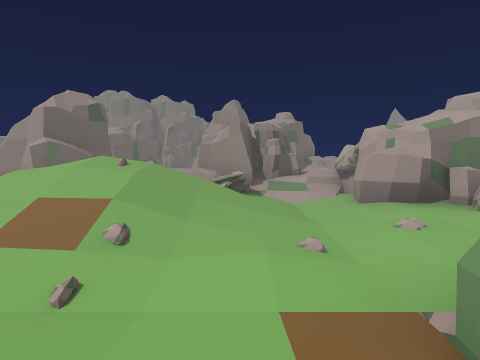
[1] (above)

14 first-person views from a walk through a 3-D level made in the Unity game engine. The camera is 1.5 m above the floor, tilts 4° down and sees 75° across. The floor is counted in squares, 2 m on a side. Each view is taken from the middle of a square. On the plan, view 1 faces up. The plan holds only what a view shows up to about 10 squares ahead; the rest is blank. The place goes on beyond the plan. The player character is not drawn. Some animated figures are not drawn.

[2]
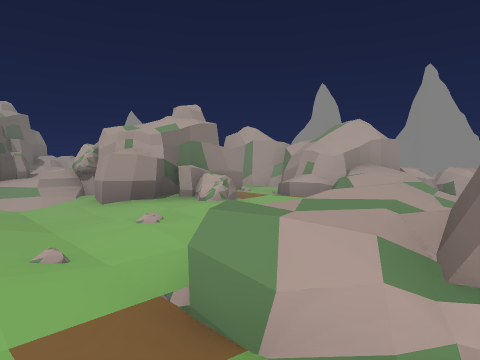

[3]
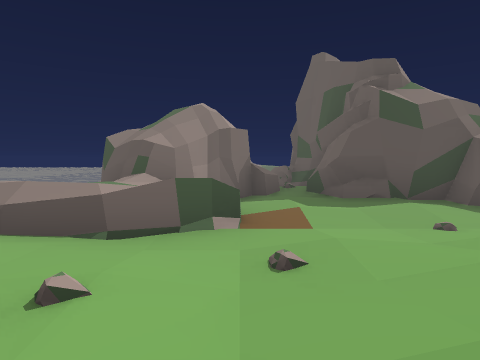

[4]
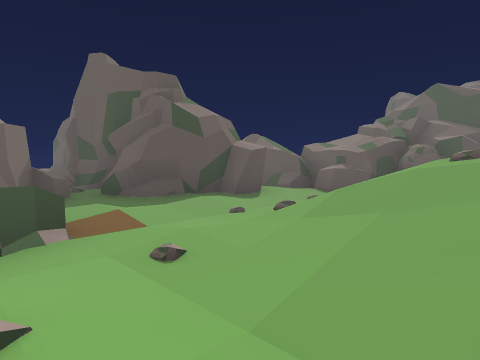

[5]
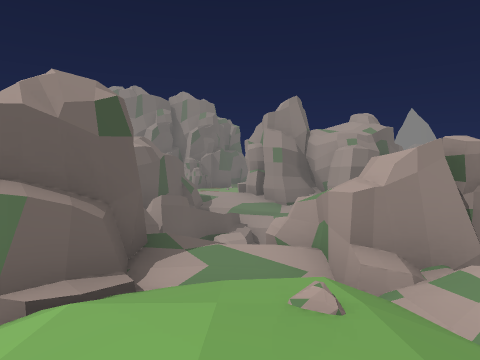

[6]
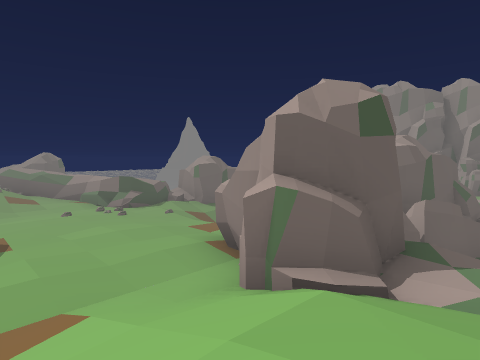

[7]
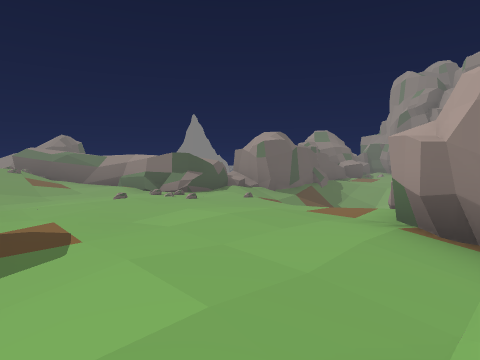

[8]
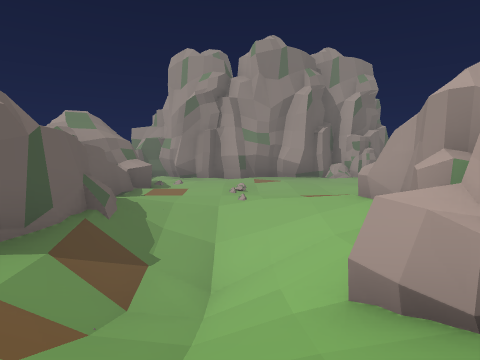

[9]
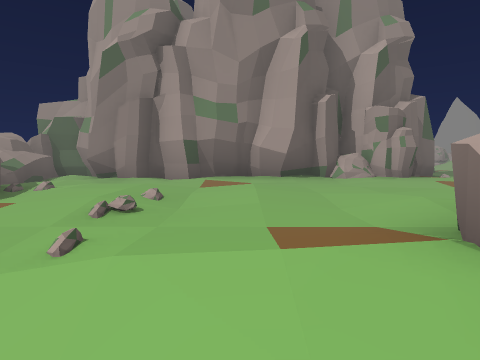

[10]
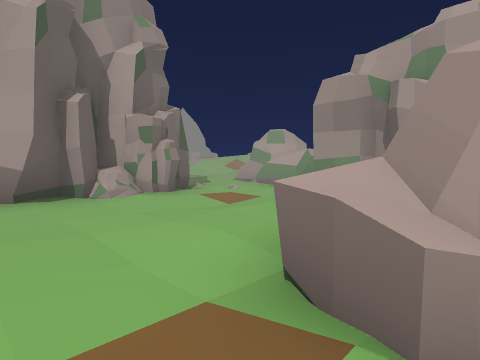

[11]
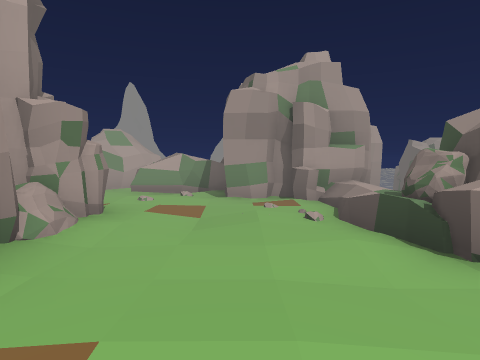

[12]
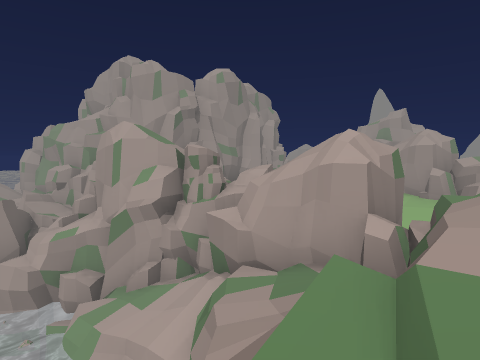

[13]
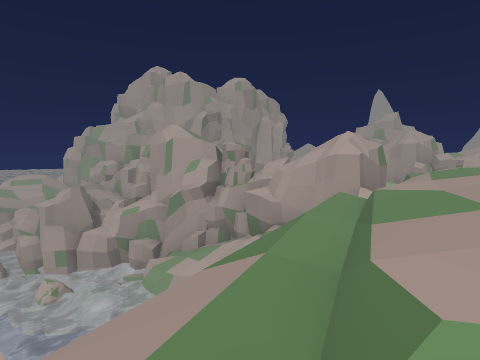

[14]
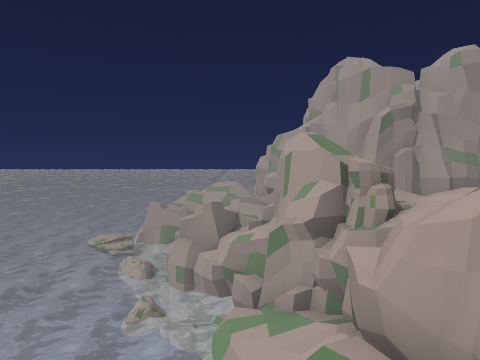

### Floor plan
Key: @ floor where view 1 was taken; # wall or solid block; x gap in a wall; . main floor; : floor 0.25 m higher than the main floor; - floor 0.25 m lower than the main floor; + floor 0.5 m higher than the main floor; _ floor 0.5 m lower than the main floor; * floor 0.75 m higher than the main floor; % floor 1 m higher than the main floor; & floor 1.5 m higher than the main floor; $ floor 1.75 m higher than the main floor; / step, stairs or slope; = window, fence, low wall or low ledge; ≈ water the walk keeps out of; ^ raised ledge; v drop or lower ground; R rock; O other object.
Columns run from 21 left of view 1 to 10 right of it. Each row starts with its distance up from view 1.
 20     vv vv###       ---#
 19 ≈vvvvv vv=/##  ####.--#
 18 ≈≈vvvvvvvx/.####RR..=##
 17  ≈≈vvvvv# -.-...-....#
 16  ≈≈≈vvvv###^.......-RR
 15   ≈vvvvv#R#...--...RR
 14    vvvvvvR#-_---#R=RR##
 13     v  vv^#////##^#.RR#
 12        vv^#////-###=- #
 11       vvv##////###=v
 10    vvvvvvv=///####vv
  9    /+//%/&=-///# #v R
  8    ///&&#//----###//RRRRR
  7      $//-.-.....##/+RRRR#  #
  6      ///.--.....-//%//-######
  5        /:--.....///&//--#R###
  4              ...-/////-..//^
  3              #O   ///.-.../=^#^
  2              #### -----====*=##^
  1                ##-....=##++.  #^
  0                ######@/##
 -1                     #.####
 -2                     #R
 -3                     ##
 -4                      =

Positions as (right, up) in squares from view 1, and headings:
1: (0, 0), facing up
2: (0, 0), facing up-right
3: (1, 5), facing down
4: (2, 5), facing down-left
5: (-2, 4), facing up
6: (-2, 4), facing up-left
7: (-5, 4), facing up-left
8: (-8, 8), facing up
9: (-7, 12), facing up
10: (-7, 13), facing up-right
11: (-8, 16), facing right
12: (-16, 9), facing up-right
13: (-18, 8), facing up-right
14: (-14, 9), facing up
